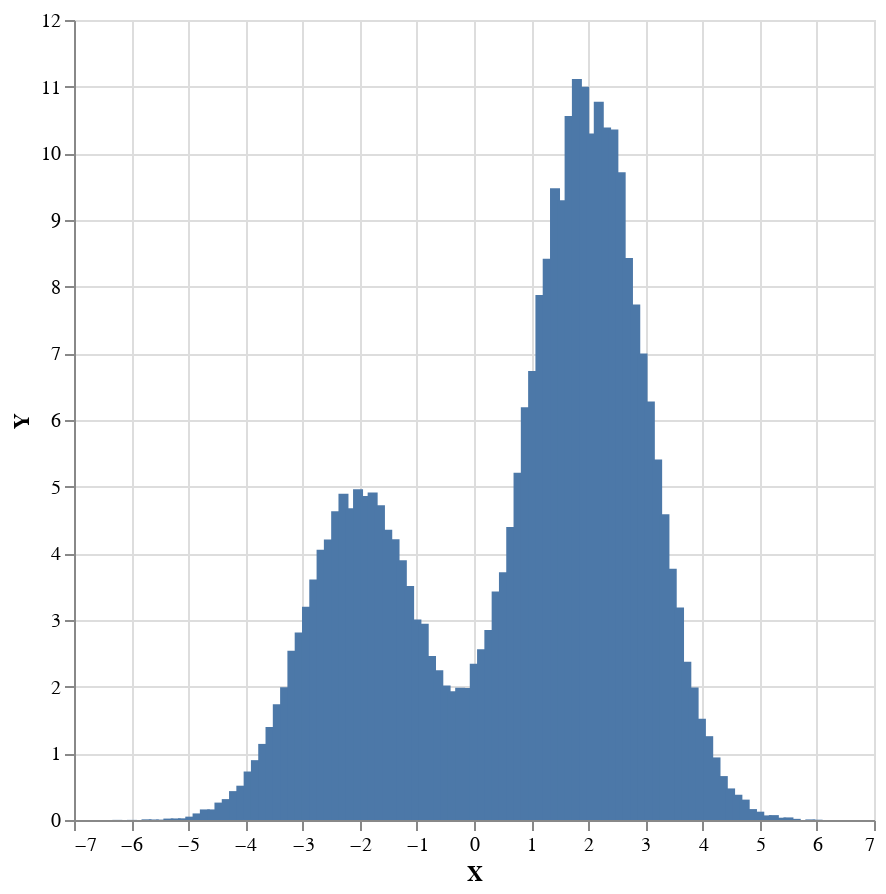

The notebook cell saved with this chart:
### Code cell
sampler $ plot . histogramToList . histogram 100 <$> replicateM 100000 (weighted $ posteriorPredictive model [0.1,0.1])

### Figure 1 — Vega-Lite specification as saved in the notebook (floating-point values rounded to 4 significant figures)
{"$schema": "https://vega.github.io/schema/vega-lite/v4.json", "data": {"values": [{"X": -6.242, "Y": 0.001935}, {"X": -6.114, "Y": 0}, {"X": -5.986, "Y": 0.001935}, {"X": -5.859, "Y": 0}, {"X": -5.731, "Y": 0.009673}, {"X": -5.603, "Y": 0.007738}, {"X": -5.476, "Y": 0.005804}, {"X": -5.348, "Y": 0.02128}, {"X": -5.22, "Y": 0.02321}, {"X": -5.093, "Y": 0.02515}, {"X": -4.965, "Y": 0.0503}, {"X": -4.837, "Y": 0.09866}, {"X": -4.71, "Y": 0.1586}, {"X": -4.582, "Y": 0.1586}, {"X": -4.454, "Y": 0.2612}, {"X": -4.327, "Y": 0.3134}, {"X": -4.199, "Y": 0.4333}, {"X": -4.072, "Y": 0.5146}, {"X": -3.944, "Y": 0.7274}, {"X": -3.816, "Y": 0.8976}, {"X": -3.689, "Y": 1.141}, {"X": -3.561, "Y": 1.395}, {"X": -3.433, "Y": 1.737}, {"X": -3.306, "Y": 1.993}, {"X": -3.178, "Y": 2.54}, {"X": -3.05, "Y": 2.813}, {"X": -2.923, "Y": 3.2}, {"X": -2.795, "Y": 3.608}, {"X": -2.667, "Y": 4.055}, {"X": -2.54, "Y": 4.206}, {"X": -2.412, "Y": 4.629}, {"X": -2.284, "Y": 4.894}, {"X": -2.157, "Y": 4.676}, {"X": -2.029, "Y": 4.963}, {"X": -1.901, "Y": 4.86}, {"X": -1.774, "Y": 4.914}, {"X": -1.646, "Y": 4.722}, {"X": -1.518, "Y": 4.353}, {"X": -1.391, "Y": 4.211}, {"X": -1.263, "Y": 3.897}, {"X": -1.135, "Y": 3.509}, {"X": -1.008, "Y": 3.006}, {"X": -0.8801, "Y": 2.942}, {"X": -0.7524, "Y": 2.46}, {"X": -0.6248, "Y": 2.246}, {"X": -0.4971, "Y": 2.017}, {"X": -0.3695, "Y": 1.933}, {"X": -0.2418, "Y": 1.985}, {"X": -0.1142, "Y": 1.98}, {"X": 0.01349, "Y": 2.343}, {"X": 0.1412, "Y": 2.562}, {"X": 0.2688, "Y": 2.849}, {"X": 0.3965, "Y": 3.428}, {"X": 0.5241, "Y": 3.715}, {"X": 0.6518, "Y": 4.396}, {"X": 0.7794, "Y": 5.209}, {"X": 0.9071, "Y": 6.193}, {"X": 1.035, "Y": 6.737}, {"X": 1.162, "Y": 7.874}, {"X": 1.29, "Y": 8.417}, {"X": 1.418, "Y": 9.476}, {"X": 1.545, "Y": 9.295}, {"X": 1.673, "Y": 10.56}, {"X": 1.801, "Y": 11.12}, {"X": 1.928, "Y": 11.0}, {"X": 2.056, "Y": 10.3}, {"X": 2.184, "Y": 10.77}, {"X": 2.311, "Y": 10.39}, {"X": 2.439, "Y": 10.36}, {"X": 2.567, "Y": 9.717}, {"X": 2.694, "Y": 8.43}, {"X": 2.822, "Y": 7.733}, {"X": 2.95, "Y": 6.996}, {"X": 3.077, "Y": 6.277}, {"X": 3.205, "Y": 5.408}, {"X": 3.333, "Y": 4.585}, {"X": 3.46, "Y": 3.767}, {"X": 3.588, "Y": 3.186}, {"X": 3.716, "Y": 2.372}, {"X": 3.843, "Y": 1.989}, {"X": 3.971, "Y": 1.52}, {"X": 4.099, "Y": 1.257}, {"X": 4.226, "Y": 0.9386}, {"X": 4.354, "Y": 0.6587}, {"X": 4.481, "Y": 0.4736}, {"X": 4.609, "Y": 0.3789}, {"X": 4.737, "Y": 0.3057}, {"X": 4.864, "Y": 0.1636}, {"X": 4.992, "Y": 0.1249}, {"X": 5.12, "Y": 0.06889}, {"X": 5.247, "Y": 0.07319}, {"X": 5.375, "Y": 0.03444}, {"X": 5.503, "Y": 0.03875}, {"X": 5.63, "Y": 0.01722}, {"X": 5.758, "Y": 0}, {"X": 5.886, "Y": 0.008611}, {"X": 6.013, "Y": 0.004305}, {"X": 6.141, "Y": 0}, {"X": 6.269, "Y": 0}, {"X": 6.396, "Y": 0}]}, "encoding": {"x": {"field": "X", "type": "quantitative"}, "y": {"field": "Y", "type": "quantitative"}}, "height": 400, "mark": "bar", "width": 400}
